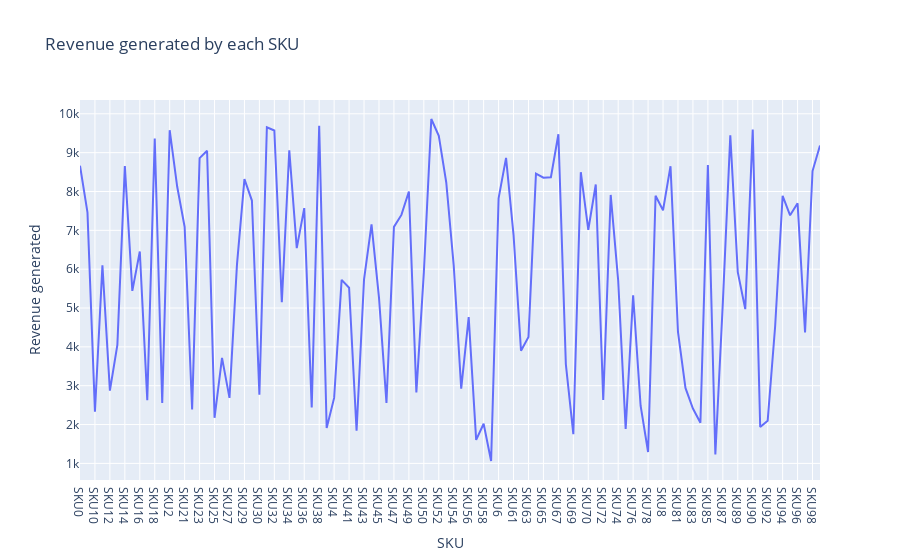

Write notebook code for a chart like this one.
### Code cell
revenue_by_sku = data.groupby('SKU')['Revenue generated'].sum().reset_index()
px.line(revenue_by_sku,x='SKU',y='Revenue generated',title = 'Revenue generated by each SKU')

### Figure 1 — Plotly figure (JSON) as saved in the notebook; plotly's stock layout.template omitted (floating-point values rounded to 4 significant figures)
{"data": [{"hovertemplate": "SKU=%{x}<br>Revenue generated=%{y}<extra></extra>", "legendgroup": "", "line": {"color": "#636efa", "dash": "solid"}, "marker": {"symbol": "circle"}, "mode": "lines", "name": "", "orientation": "v", "showlegend": false, "type": "scatter", "x": ["SKU0", "SKU1", "SKU10", "SKU11", "SKU12", "SKU13", "SKU14", "SKU15", "SKU16", "SKU17", "SKU18", "SKU19", "SKU2", "SKU20", "SKU21", "SKU22", "SKU23", "SKU24", "SKU25", "SKU26", "SKU27", "SKU28", "SKU29", "SKU3", "SKU30", "SKU31", "SKU32", "SKU33", "SKU34", "SKU35", "SKU36", "SKU37", "SKU38", "SKU39", "SKU4", "SKU40", "SKU41", "SKU42", "SKU43", "SKU44", "SKU45", "SKU46", "SKU47", "SKU48", "SKU49", "SKU5", "SKU50", "SKU51", "SKU52", "SKU53", "SKU54", "SKU55", "SKU56", "SKU57", "SKU58", "SKU59", "SKU6", "SKU60", "SKU61", "SKU62", "SKU63", "SKU64", "SKU65", "SKU66", "SKU67", "SKU68", "SKU69", "SKU7", "SKU70", "SKU71", "SKU72", "SKU73", "SKU74", "SKU75", "SKU76", "SKU77", "SKU78", "SKU79", "SKU8", "SKU80", "SKU81", "SKU82", "SKU83", "SKU84", "SKU85", "SKU86", "SKU87", "SKU88", "SKU89", "SKU9", "SKU90", "SKU91", "SKU92", "SKU93", "SKU94", "SKU95", "SKU96", "SKU97", "SKU98", "SKU99"], "xaxis": "x", "y": [8662.0, 7461.0, 2331.0, 6100.0, 2874.0, 4053.0, 8654.0, 5442.0, 6454.0, 2629.0, 9365.0, 2553.0, 9578.0, 8128.0, 7087.0, 2391.0, 8858.0, 9049.0, 2175.0, 3716.0, 2686.0, 6117.0, 8319.0, 7767.0, 2766.0, 9655.0, 9572.0, 5150.0, 9062.0, 6541.0, 7573.0, 2438.0, 9692.0, 1912.0, 2687.0, 5725.0, 5521.0, 1840.0, 5737.0, 7152.0, 5268.0, 2557.0, 7089.0, 7397.0, 8002.0, 2828.0, 5911.0, 9866.0, 9436.0, 8232.0, 6088.0, 2926.0, 4767.0, 1606.0, 2021.0, 1062.0, 7823.0, 8864.0, 6886.0, 3900.0, 4257.0, 8459.0, 8355.0, 8368.0, 9474.0, 3550.0, 1752.0, 8496.0, 7015.0, 8180.0, 2633.0, 7911.0, 5710.0, 1889.0, 5328.0, 2484.0, 1292.0, 7889.0, 7517.0, 8652.0, 4384.0, 2943.0, 2412.0, 2048.0, 8685.0, 1230.0, 5134.0, 9445.0, 5925.0, 4971.0, 9593.0, 1935.0, 2100.0, 4531.0, 7888.0, 7386.0, 7698.0, 4371.0, 8526.0, 9185.0], "yaxis": "y"}], "layout": {"legend": {"tracegroupgap": 0}, "title": {"text": "Revenue generated by each SKU"}, "xaxis": {"anchor": "y", "domain": [0, 1], "title": {"text": "SKU"}}, "yaxis": {"anchor": "x", "domain": [0, 1], "title": {"text": "Revenue generated"}}}}
